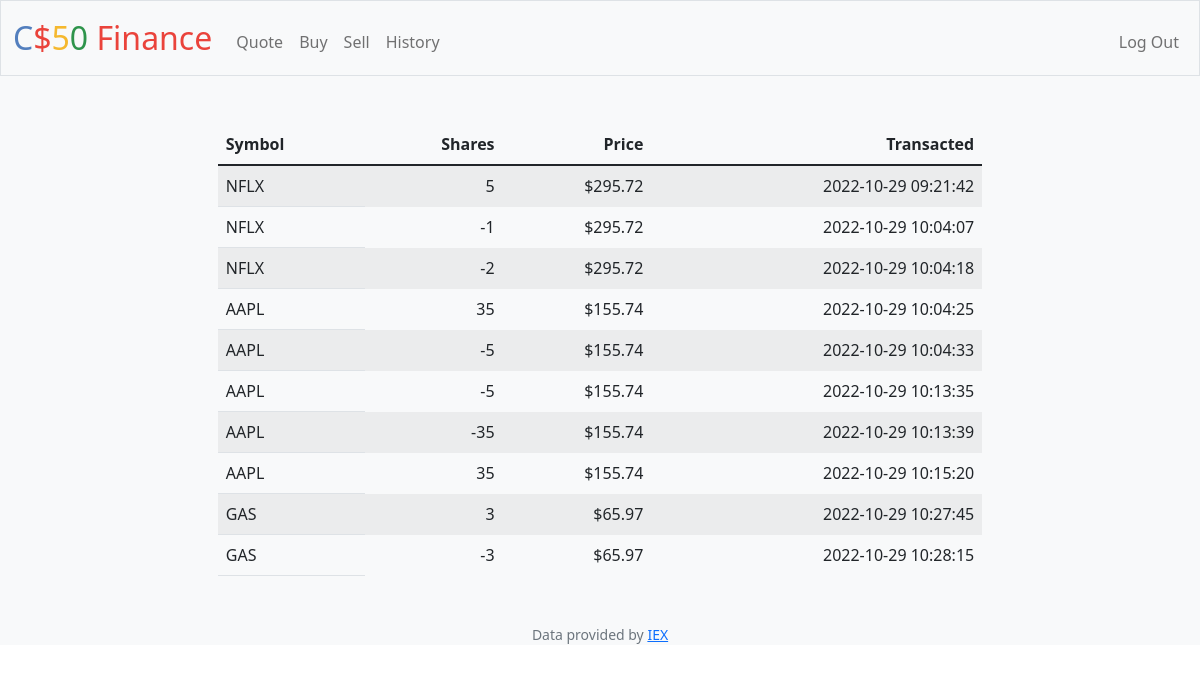
The app's page /history (signed in) with its own data.
### tables this page shows
CREATE TABLE 'transactions' ('id' INTEGER PRIMARY KEY AUTOINCREMENT NOT NULL, 'user_id' INTEGER, 'symbol' TEXT, 'shares' INTEGER, 'price' REAL, 'date' DATETIME, 'name' TEXT, 'total' INTEGER);

### app.py (the view)
@app.route("/history")
@login_required
def history():
    user_id = user_id = session["user_id"]
    transactions_db = db.execute("SELECT * FROM transactions WHERE user_id=?", user_id)
    return render_template("history.html", transactions = transactions_db)

### app.py (called while the page is built)
@app.after_request
def after_request(response):
    response.headers["Cache-Control"] = "no-cache, no-store, must-revalidate"
    response.headers["Expires"] = 0
    response.headers["Pragma"] = "no-cache"
    return response

### helpers.py (called while the page is built)
def login_required(f):
    @wraps(f)
    def decorated_function(*args, **kwargs):
        if session.get("user_id") is None:
            return redirect("/login")
        return f(*args, **kwargs)
    return decorated_function

def usd(value):
    return f"${value:,.2f}"

### templates/history.html (shortened to what this page needs)
{% extends "layout.html" %}
{% block main %}
    <table class="table table-striped">
        <thead>
        <tr>
            <th class="text-start" scope="col">Symbol</th>
            <th class="text-end" scope="col">Shares</th>
            <th class="text-end" scope="col">Price</th>
            <th class="text-end" scope="col">Transacted</th>
        </tr>
        </thead>
        <tbody>
        {% for row in transactions %}
        <tr>
            <td class="text-start">{{ row["symbol"] }}</td>
            <td class="border-0  text-end">{{ row["shares"] }}</td>
            <td class="border-0  text-end">{{ row["price"] | usd }}</td>
            <td class="border-0  text-end">{{ row["date"] }}</td>
        </tr>
        {% endfor %}
        </tbody>
    </table>
{% endblock %}

### templates/layout.html (shortened to what this page needs)
<!DOCTYPE html>
<html lang="en">
    <head>
        <link href="https://cdn.jsdelivr.net/npm/bootstrap@5.1.3/dist/css/bootstrap.min.css" rel="stylesheet">
        <link href="/static/styles.css" rel="stylesheet">
    </head>
    <body>
        <nav class="bg-light border navbar navbar-expand-md navbar-light">
            <div class="container-fluid">
                <a class="navbar-brand" href="/"><span class="blue">C</span><span class="red">$</span><span class="yellow">5</span><span class="green">0</span> <span class="red">Finance</span></a>
                <div class="collapse navbar-collapse" id="navbar">
                    {% if session["user_id"] %}
                        <ul class="navbar-nav me-auto mt-2">
                            <li class="nav-item"><a class="nav-link" href="/quote">Quote</a></li>
                            <li class="nav-item"><a class="nav-link" href="/buy">Buy</a></li>
                            <li class="nav-item"><a class="nav-link" href="/sell">Sell</a></li>
                            <li class="nav-item"><a class="nav-link" href="/history">History</a></li>
                        </ul>
                        <ul class="navbar-nav ms-auto mt-2">
                            <li class="nav-item"><a class="nav-link" href="/logout">Log Out</a></li>
                        </ul>
                    {% else %}
                        <ul class="navbar-nav ms-auto mt-2">
                            <li class="nav-item"><a class="nav-link" href="/register">Register</a></li>
                            <li class="nav-item"><a class="nav-link" href="/login">Log In</a></li>
                        </ul>
                    {% endif %}
                </div>
            </div>
        </nav>
        <main class="bg-light container-fluid py-5 text-center">
            {% block main %}{% endblock %}
        </main>
        <footer class="bg-light mb-5 small text-center text-muted">
            Data provided by <a href="https://iexcloud.io/">IEX</a>
        </footer>
    </body>
</html>

### static/styles.css (style rules this page uses)
nav .navbar-brand { font-size: xx-large; }
nav .navbar-brand .blue { color: #537fbe; }
nav .navbar-brand .red { color: #ea433b; }
nav .navbar-brand .yellow { color: #f5b82e; }
nav .navbar-brand .green { color: #2e944b; }
.table { width: 65%; justify-content: center; margin: auto; }

### records on screen
transactions: symbol "NFLX", shares "5", price "$295.72", date "2022-10-29 09:21:42"
transactions: symbol "NFLX", shares "-1", price "$295.72", date "2022-10-29 10:04:07"
transactions: symbol "NFLX", shares "-2", price "$295.72", date "2022-10-29 10:04:18"
transactions: symbol "AAPL", shares "35", price "$155.74", date "2022-10-29 10:04:25"
transactions: symbol "AAPL", shares "-5", price "$155.74", date "2022-10-29 10:04:33"
transactions: symbol "AAPL", shares "-5", price "$155.74", date "2022-10-29 10:13:35"
transactions: symbol "AAPL", shares "-35", price "$155.74", date "2022-10-29 10:13:39"
transactions: symbol "AAPL", shares "35", price "$155.74", date "2022-10-29 10:15:20"
transactions: symbol "GAS", shares "3", price "$65.97", date "2022-10-29 10:27:45"
transactions: symbol "GAS", shares "-3", price "$65.97", date "2022-10-29 10:28:15"
